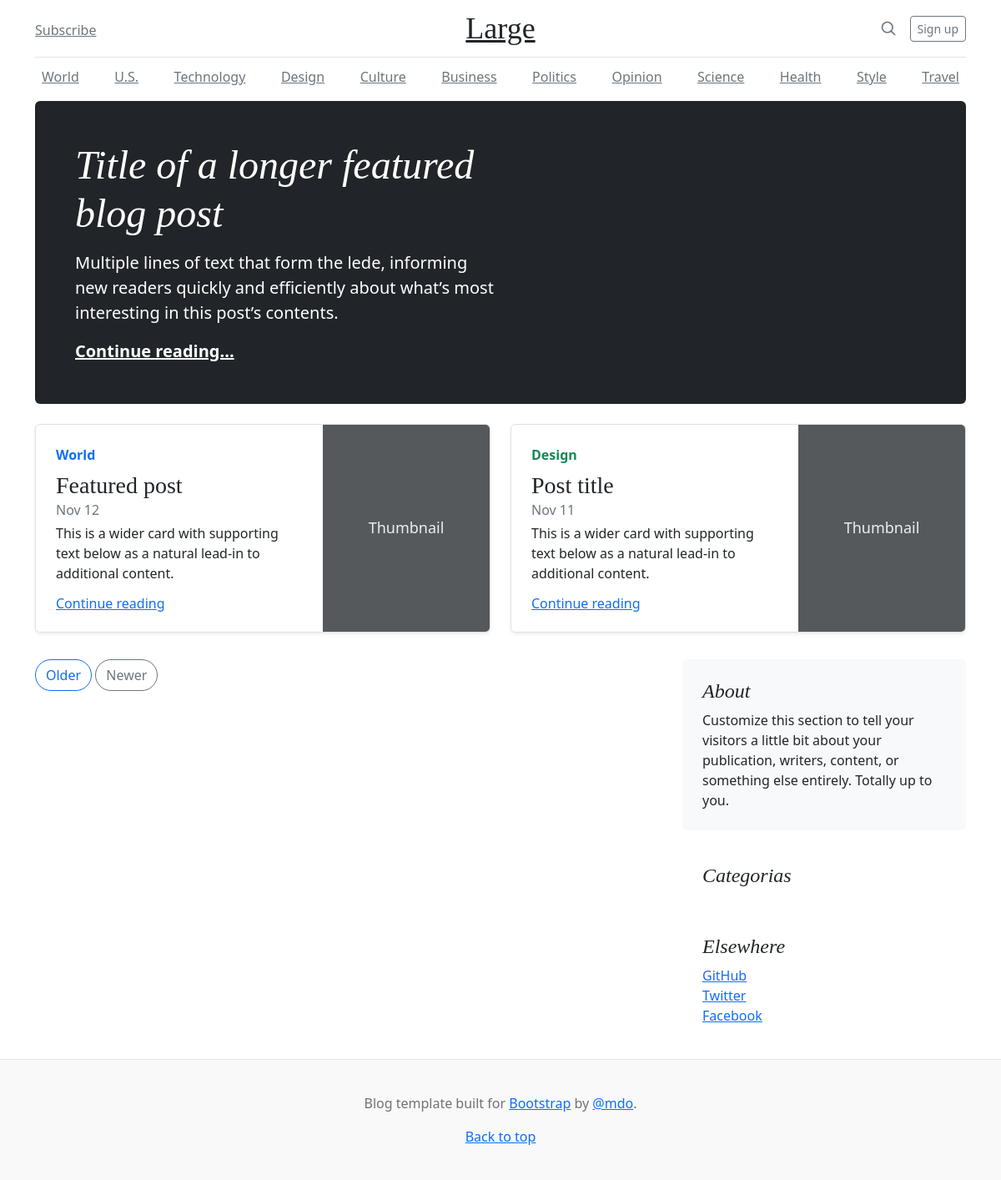
/app/controllers/BlogController.php?action=home, run on an earlier commit of the app's database.
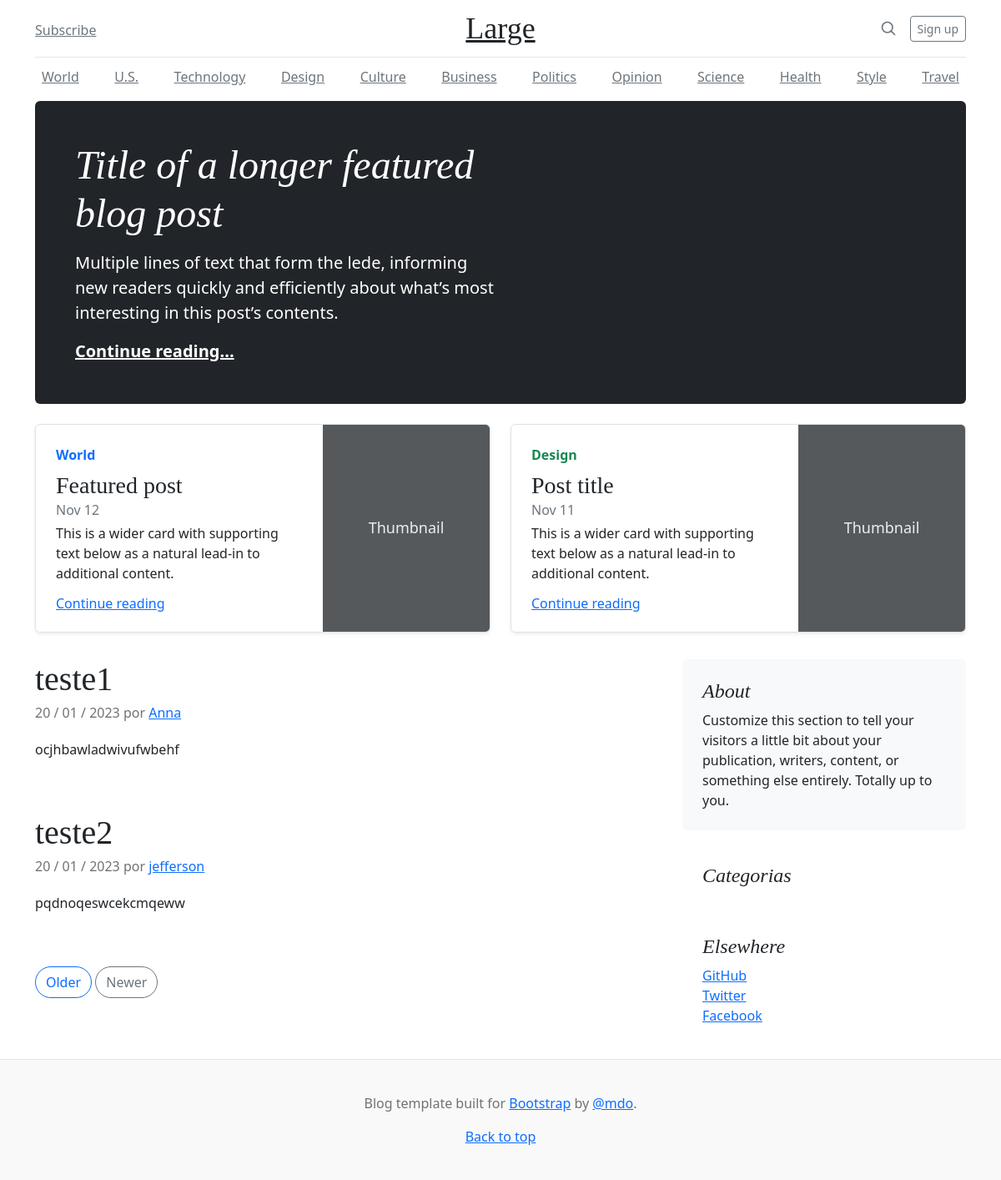
And on a later commit of the database.
### tables this page shows
CREATE TABLE `postagens` (
  `idPosts` int(4) NOT NULL,
  `titulo` text NOT NULL,
  `autor` varchar(50) DEFAULT NULL,
  `texto` varchar(500) DEFAULT NULL,
  `data` datetime NOT NULL DEFAULT CURRENT_TIMESTAMP,
  `tipoPostagem` varchar(20) NOT NULL
);

### app/repository/PostsRepository.php (called while the page is built, shortened)
<?php
    require_once __DIR__ . "/../connection/Connection.php";
    class PostsRepository {
        public PDO $conn;
        function __construct()
        {
            $this->conn = Connection::getConnection();
        }
        public function findPaged($limit, $page): array {
            $offsetCalculed = ($page - 1) * $limit;
            $table = $this->conn->query("SELECT * FROM postagens LIMIT $limit OFFSET $offsetCalculed");
            $posts  = $table->fetchAll(PDO::FETCH_ASSOC);
            return $posts;
        }
    }

### app/connection/Connection.php (called while the page is built)
<?php
class Connection {
    private static $host = "localhost";
    private static $dbname = "pvnn";
    private static $user = "root";
    private static $password = "bancodedados";
    private static ?PDO $conn = null;
    public static function getConnection(): PDO {
        if(self::$conn == null) {
            try {
                self::$conn = new PDO("mysql:host=" . self::$host . ";dbname=" . self::$dbname,
                self::$user,
                self::$password);
                self::$conn->setAttribute(PDO::ATTR_ERRMODE, PDO::ERRMODE_EXCEPTION);
            } catch(Exception $e) {
                print("Erro ao conectar com o banco de dados");
            }
        }
        return self::$conn;
    }
}

### app/views/blog/blog.php (the view, shortened to what this page needs)
<!doctype html>
<html lang="en">
  <head>
    <link href="<?= $data['base_path'] ?>/app/views/blog/css/bootstrap.min.css" rel="stylesheet">
    <link href="<?= $data['base_path'] ?>/app/views/blog/css/blog.css" rel="stylesheet">
  </head>
  <body>
<div class="container">
  <header class="blog-header lh-1 py-3">
    <div class="row flex-nowrap justify-content-between align-items-center">
      <div class="col-4 pt-1">
        <a class="link-secondary" href="#">Subscribe</a>
      </div>
      <div class="col-4 text-center">
        <a class="blog-header-logo text-dark" href="#">Large</a>
      </div>
      <div class="col-4 d-flex justify-content-end align-items-center">
        <a class="link-secondary" href="#" aria-label="Search">
          <svg xmlns="http://www.w3.org/2000/svg" width="20" height="20" fill="none" stroke="currentColor" stroke-linecap="round" stroke-linejoin="round" stroke-width="2" class="mx-3" role="img" viewBox="0 0 24 24"><title>Search</title><circle cx="10.5" cy="10.5" r="7.5"/><path d="M21 21l-5.2-5.2"/></svg>
        </a>
        <a class="btn btn-sm btn-outline-secondary" href="#">Sign up</a>
      </div>
    </div>
  </header>
  <div class="nav-scroller py-1 mb-2">
    <nav class="nav d-flex justify-content-between">
      <a class="p-2 link-secondary" href="#">World</a>
      <a class="p-2 link-secondary" href="#">U.S.</a>
      <a class="p-2 link-secondary" href="#">Technology</a>
      <a class="p-2 link-secondary" href="#">Design</a>
      <a class="p-2 link-secondary" href="#">Culture</a>
      <a class="p-2 link-secondary" href="#">Business</a>
      <a class="p-2 link-secondary" href="#">Politics</a>
      <a class="p-2 link-secondary" href="#">Opinion</a>
      <a class="p-2 link-secondary" href="#">Science</a>
      <a class="p-2 link-secondary" href="#">Health</a>
      <a class="p-2 link-secondary" href="#">Style</a>
      <a class="p-2 link-secondary" href="#">Travel</a>
    </nav>
  </div>
</div>
<main class="container">
  <div class="p-4 p-md-5 mb-4 rounded text-bg-dark">
    <div class="col-md-6 px-0">
      <h1 class="display-4 fst-italic">Title of a longer featured blog post</h1>
      <p class="lead my-3">Multiple lines of text that form the lede, informing new readers quickly and efficiently about what’s most interesting in this post’s contents.</p>
      <p class="lead mb-0"><a href="#" class="text-white fw-bold">Continue reading...</a></p>
    </div>
  </div>
  <div class="row mb-2">
    <div class="col-md-6">
      <div class="row g-0 border rounded overflow-hidden flex-md-row mb-4 shadow-sm h-md-250 position-relative">
        <div class="col p-4 d-flex flex-column position-static">
          <strong class="d-inline-block mb-2 text-primary">World</strong>
          <h3 class="mb-0">Featured post</h3>
          <div class="mb-1 text-muted">Nov 12</div>
          <p class="card-text mb-auto">This is a wider card with supporting text below as a natural lead-in to additional content.</p>
          <a href="#" class="stretched-link">Continue reading</a>
        </div>
        <div class="col-auto d-none d-lg-block">
          <svg class="bd-placeholder-img" width="200" height="250" xmlns="http://www.w3.org/2000/svg" role="img" aria-label="Placeholder: Thumbnail" preserveAspectRatio="xMidYMid slice" focusable="false"><title>Placeholder</title><rect width="100%" height="100%" fill="#55595c"/><text x="50%" y="50%" fill="#eceeef" dy=".3em">Thumbnail</text></svg>
        </div>
      </div>
    </div>
    <div class="col-md-6">
      <div class="row g-0 border rounded overflow-hidden flex-md-row mb-4 shadow-sm h-md-250 position-relative">
        <div class="col p-4 d-flex flex-column position-static">
          <strong class="d-inline-block mb-2 text-success">Design</strong>
          <h3 class="mb-0">Post title</h3>
          <div class="mb-1 text-muted">Nov 11</div>
          <p class="mb-auto">This is a wider card with supporting text below as a natural lead-in to additional content.</p>
          <a href="#" class="stretched-link">Continue reading</a>
        </div>
        <div class="col-auto d-none d-lg-block">
          <svg class="bd-placeholder-img" width="200" height="250" xmlns="http://www.w3.org/2000/svg" role="img" aria-label="Placeholder: Thumbnail" preserveAspectRatio="xMidYMid slice" focusable="false"><title>Placeholder</title><rect width="100%" height="100%" fill="#55595c"/><text x="50%" y="50%" fill="#eceeef" dy=".3em">Thumbnail</text></svg>
        </div>
      </div>
    </div>
  </div>
  <div class="row g-5">
    <div class="col-md-8">
      <?php foreach($data['posts'] as $post): ?>
        <?php $dataFormatada = new DateTime($post['data']); ?>
        <article class="blog-post">
            <h2 class="blog-post-title mb-1"><?= $post['titulo']; ?></h2>
            <p class="blog-post-meta"><?= $dataFormatada->format('d / m / Y'); ?> por <a href="#"><?= $post['autor']; ?></a></p>
            <p><?= $post['texto']; ?></p>
        </article>
      <?php endforeach; ?>
      <nav class="blog-pagination" aria-label="Pagination">
        <a class="btn btn-outline-primary rounded-pill" href="http://localhost/Blog-PVNN-main/app/controllers/BlogController.php?action=home&pagina=<?= $data['pagina'] ?>">Older</a>
        <a class="btn btn-outline-secondary rounded-pill" href="http://localhost/Blog-PVNN-main/app/controllers/BlogController.php?action=home&pagina=<?= $data['pagina_anterior'] ?>">Newer</a>
      </nav>
    </div>
    <div class="col-md-4">
      <div class="position-sticky" style="top: 2rem;">
        <div class="p-4 mb-3 bg-light rounded">
          <h4 class="fst-italic">About</h4>
          <p class="mb-0">Customize this section to tell your visitors a little bit about your publication, writers, content, or something else entirely. Totally up to you.</p>
        </div>
        <div class="p-4">
          <h4 class="fst-italic">Categorias</h4>
        </div>
        <div class="p-4">
          <h4 class="fst-italic">Elsewhere</h4>
          <ol class="list-unstyled">
            <li><a href="#">GitHub</a></li>
            <li><a href="#">Twitter</a></li>
            <li><a href="#">Facebook</a></li>
          </ol>
        </div>
      </div>
    </div>
  </div>
</main>
<footer class="blog-footer">
  <p>Blog template built for <a href="https://getbootstrap.com/">Bootstrap</a> by <a href="https://twitter.com/mdo">@mdo</a>.</p>
  <p>
    <a href="#">Back to top</a>
  </p>
</footer>
  </body>
</html>

### app/controllers/BlogController.php (shortened to what this page needs)
<?php
require_once __DIR__ . "/../repository/UserRepository.php";
require_once __DIR__ . "/../repository/PostsRepository.php";
$cUsuario = new BlogController();
class BlogController {
    private $base_path;
	function __construct(){
        $this->base_path = "http://localhost/Blog-PVNN-main";
        if(isset($_POST["action"])){
			$action = $_POST["action"];
		}else if(isset($_GET["action"])){
			$action = $_GET["action"];
		}
		if(isset($action)){
			$this->callAction($action);
		} else {
			$this->home();
		}
	}
    public function callAction(string $functionName = null){
        if (method_exists($this, $functionName)) {
            $this->$functionName();
        } else if(method_exists($this, "preventDefault")) {
            $met = "preventDefault";
            $this->$met();
        } else {
            throw new BadFunctionCallException("Usecase not exists");
        }
    }
    public function loadView(string $path, array $data = null, string $msg = null){
        $caminho = __DIR__ . "/../views/" . $path;
        if(file_exists($caminho)){
             include $caminho;
        } else {
            print "Erro ao carregar a view";
        }
    }
    private function home(){
        $pagina = 1;
        $proximaPagina = 2;
        $paginaAnterior = 1;
        $postsRepository = new PostsRepository();
        $posts = $postsRepository->findPaged(2, $pagina);
        $data['posts'] = $posts;
        $categoryRepository = new CatRepository();
        $categories = $categoryRepository->findAll();
        $data['categories'] = $categories;
        $data['titulo'] = "BLOG DA ANA";
        $data['base_path'] = $this->base_path;
        $data['pagina'] = $proximaPagina;
        $data['pagina_anterior'] = $paginaAnterior;
        $this->loadView("blog/blog.php", $data, null);
    }
}

### app/views/blog/css/blog.css (style rules this page uses)
.blog-header { border-bottom: 1px solid #e5e5e5; }
.blog-header-logo { font-family: "Playfair Display", Georgia, "Times New Roman", serif ; font-size: 2.25rem; }
h1, h2, h3, h4, h5, h6 { font-family: "Playfair Display", Georgia, "Times New Roman", serif ; }
.display-4 { font-size: 2.5rem; }
@media (min-width: 768px) { .display-4 { font-size: 3rem; } }
@media (min-width: 768px) { .h-md-250 { height: 250px; } }
.blog-pagination { margin-bottom: 4rem; }
.blog-post { margin-bottom: 4rem; }
.blog-post-title { font-size: 2.5rem; }
.blog-post-meta { margin-bottom: 1.25rem; color: #727272; }
.blog-footer { padding: 2.5rem 0; color: #727272; text-align: center; background-color: #f9f9f9; border-top: .05rem solid #e5e5e5; }
.blog-footer p:last-child { margin-bottom: 0; }
.bd-placeholder-img { font-size: 1.125rem; text-anchor: middle; -webkit-user-select: none; -moz-user-select: none; user-select: none; }
.nav-scroller { position: relative; z-index: 2; height: 2.75rem; overflow-y: hidden; }
.nav-scroller .nav { display: flex; flex-wrap: nowrap; padding-bottom: 1rem; margin-top: -1px; overflow-x: auto; text-align: center; white-space: nowrap; -webkit-overflow-scrolling: touch; }

What changed in the data, as far as the page shows it:
added postagens: titulo "teste1", data "20 / 01 / 2023", autor "Anna", texto "ocjhbawladwivufwbehf"
added postagens: titulo "teste2", data "20 / 01 / 2023", autor "jefferson", texto "pqdnoqeswcekcmqeww"
